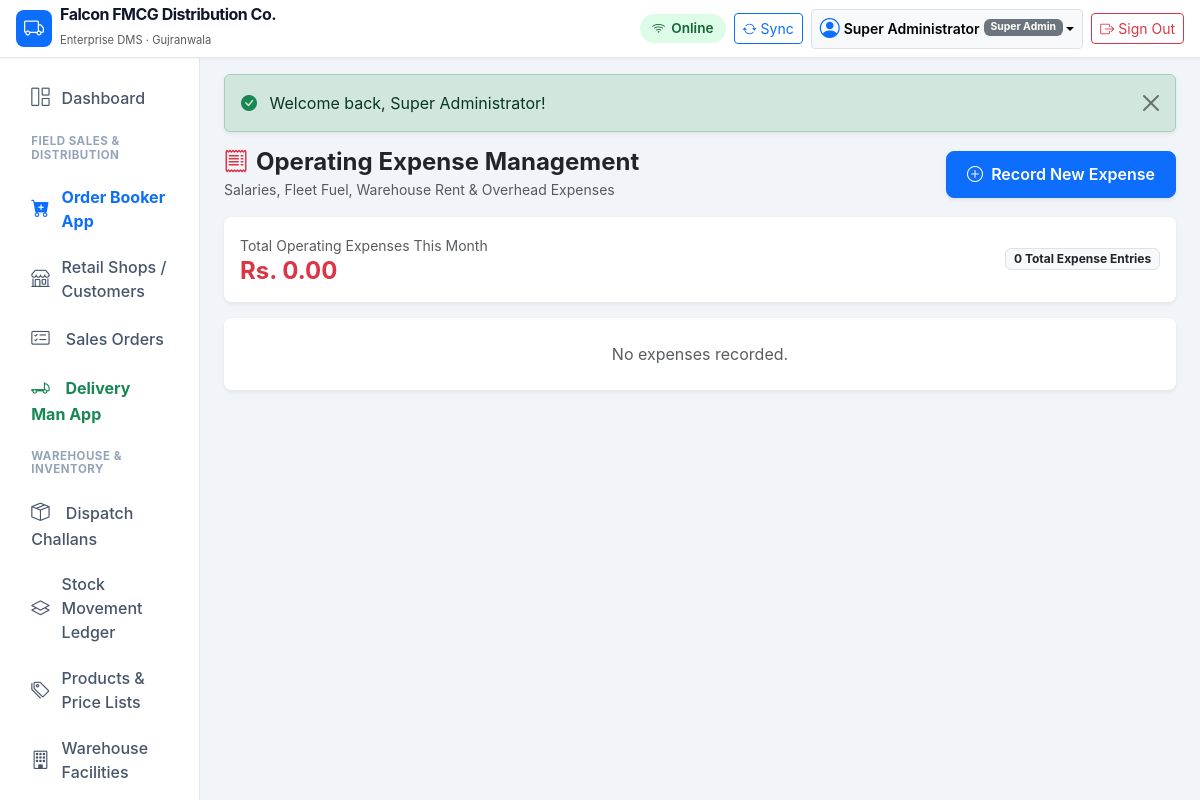
The app's page /modules/expenses/index.php (signed in) with its own data.
### tables this page shows
CREATE TABLE `companies` (
    `id` INT UNSIGNED AUTO_INCREMENT PRIMARY KEY,
    `name` VARCHAR(150) NOT NULL,
    `legal_name` VARCHAR(200) NULL,
    `email` VARCHAR(100) NULL,
    `phone` VARCHAR(50) NULL,
    `address` TEXT NULL,
    `city` VARCHAR(100) DEFAULT 'Gujranwala',
    `ntn` VARCHAR(50) NULL,
    `strn` VARCHAR(50) NULL,
    `currency` VARCHAR(10) DEFAULT 'PKR',
    `currency_symbol` VARCHAR(10) DEFAULT 'Rs.',
    `financial_year_start` DATE NULL,
    `invoice_prefix` VARCHAR(10) DEFAULT 'INV-',
    `purchase_prefix` VARCHAR(10) DEFAULT 'PO-',
    `order_prefix` VARCHAR(10) DEFAULT 'SO-',
    `delivery_prefix` VARCHAR(10) DEFAULT 'DC-',
    `receipt_prefix` VARCHAR(10) DEFAULT 'RCP-',
    `default_warehouse_id` INT UNSIGNED NULL,
    `inventory_valuation` ENUM('WAC', 'FIFO') DEFAULT 'WAC',
    `allow_negative_stock` TINYINT(1) DEFAULT 0,
    `status` ENUM('active', 'inactive') DEFAULT 'active',
    `created_at` TIMESTAMP DEFAULT CURRENT_TIMESTAMP,
    `updated_at` TIMESTAMP DEFAULT CURRENT_TIMESTAMP ON UPDATE CURRENT_TIMESTAMP
);

CREATE TABLE `users` (
    `id` INT UNSIGNED AUTO_INCREMENT PRIMARY KEY,
    `role_id` INT UNSIGNED NOT NULL,
    `username` VARCHAR(80) NOT NULL UNIQUE,
    `password_hash` VARCHAR(255) NOT NULL,
    `full_name` VARCHAR(150) NOT NULL,
    `email` VARCHAR(120) NULL,
    `phone` VARCHAR(50) NULL,
    `status` ENUM('active', 'inactive', 'suspended') DEFAULT 'active',
    `last_login_at` DATETIME NULL,
    `created_at` TIMESTAMP DEFAULT CURRENT_TIMESTAMP,
    `updated_at` TIMESTAMP DEFAULT CURRENT_TIMESTAMP ON UPDATE CURRENT_TIMESTAMP,
    CONSTRAINT `fk_users_role` FOREIGN KEY (`role_id`) REFERENCES `roles` (`id`)
);

CREATE TABLE `roles` (
    `id` INT UNSIGNED AUTO_INCREMENT PRIMARY KEY,
    `name` VARCHAR(100) NOT NULL,
    `slug` VARCHAR(100) NOT NULL UNIQUE,
    `description` VARCHAR(255) NULL,
    `is_system` TINYINT(1) DEFAULT 0,
    `created_at` TIMESTAMP DEFAULT CURRENT_TIMESTAMP
);

### config/database.php (called while the page is built, shortened)
<?php
function getDatabaseConnection(): PDO {
    static $pdo = null;
    if ($pdo === null) {
        $host = '127.0.0.1';
        $port = 3306;
        $db   = 'dms_db';
        $user = 'root';
        $pass = '';
        $dsn = "mysql:host={$host};port={$port};dbname={$db};charset=utf8mb4";
        $options = [
            PDO::ATTR_ERRMODE            => PDO::ERRMODE_EXCEPTION,
            PDO::ATTR_DEFAULT_FETCH_MODE => PDO::FETCH_ASSOC,
            PDO::ATTR_EMULATE_PREPARES   => false,
            PDO::MYSQL_ATTR_INIT_COMMAND => "SET NAMES utf8mb4 COLLATE utf8mb4_unicode_ci"
        ];
        try {
            $pdo = new PDO($dsn, $user, $pass, $options);
        } catch (PDOException $e) {
            error_log("Database connection error: " . $e->getMessage());
            die("Database connection failure. Please contact system administrator.");
        }
    }
    return $pdo;
}

### includes/functions.php (called while the page is built, shortened)
<?php
function formatMoney(float|int|string|null $amount, bool $showSymbol = true): string {
    $num = (float)($amount ?? 0);
    $formatted = number_format($num, 2, '.', ',');
    return $showSymbol ? DEFAULT_CURRENCY_SYMBOL . ' ' . $formatted : $formatted;
}
function getFlashMessages(): array {
    $messages = $_SESSION['flash'] ?? [];
    return $messages;
}
function getCompanyInfo(PDO $pdo): array {
    static $company = null;
    if ($company === null) {
        $stmt = $pdo->query("SELECT * FROM `companies` WHERE id = 1 LIMIT 1");
        $company = $stmt->fetch() ?: [
            'name' => 'Falcon FMCG Distribution',
            'legal_name' => 'Falcon Distribution Pvt Ltd',
            'currency' => 'PKR',
            'currency_symbol' => 'Rs.',
            'city' => 'Gujranwala',
            'phone' => '+92 300 1234567',
            'email' => 'info@falcon-dist.com'
        ];
    }
    return $company;
}

### includes/auth.php (called while the page is built, shortened)
<?php
function isLoggedIn(): bool {
    return !empty($_SESSION['user_id']) && !empty($_SESSION['logged_in']) && getCurrentUser() !== null;
}
function requireLogin(): void {
    if (!isLoggedIn()) {
        $loginUrl = BASE_URL . '/login.php';
        redirect($loginUrl);
    }
}
function getCurrentUser(): ?array {
    static $currentUser = null;
    if ($currentUser !== null) {
        return $currentUser;
    }
    $pdo = getDatabaseConnection();
    $stmt = $pdo->prepare("
        SELECT u.*, r.name as role_name, r.slug as role_slug
        FROM `users` u
        JOIN `roles` r ON u.role_id = r.id
        WHERE u.id = ? AND u.status = 'active'
        LIMIT 1
    ");
    $stmt->execute([$_SESSION['user_id']]);
    $currentUser = $stmt->fetch() ?: null;
    return $currentUser;
}

### modules/expenses/index.php (the view, shortened to what this page needs)
<?php
requireLogin();
$pdo = getDatabaseConnection();
$currentUser = getCurrentUser();
$expenses = $pdo->query("
    SELECT e.*, ec.name as category_name, u.full_name as enterer_name
    FROM `expenses` e
    JOIN `expense_categories` ec ON e.category_id = ec.id
    LEFT JOIN `users` u ON e.entered_by = u.id
    ORDER BY e.id DESC
    LIMIT 100
")->fetchAll();
$totalMonthExpenses = (float)$pdo->query("SELECT COALESCE(SUM(amount), 0) FROM `expenses` WHERE `expense_date` >= '" . date('Y-m-01') . "' AND `status` = 'approved'")->fetchColumn();
require_once dirname(__DIR__, 2) . '/includes/header.php';
?>
<div class="d-flex flex-column flex-md-row justify-content-between align-items-start align-items-md-center mb-3 gap-2">
    <div>
        <h4 class="fw-bold mb-0 text-dark"><i class="bi bi-receipt text-danger me-2"></i>Operating Expense Management</h4>
        <small class="text-muted">Salaries, Fleet Fuel, Warehouse Rent & Overhead Expenses</small>
    </div>
    <div>
        <button type="button" class="btn btn-primary btn-touch shadow-sm" data-confirm-trigger data-confirm-target="panel-record-expense">
            <i class="bi bi-plus-circle me-1"></i> Record New Expense
        </button>
    </div>
</div>
<div class="card border-0 shadow-sm rounded-3 mb-3">
    <div class="card-body p-3">
        <div class="d-flex justify-content-between align-items-center">
            <div>
                <span class="text-muted small">Total Operating Expenses This Month</span>
                <h4 class="fw-bold text-danger mb-0"><?= formatMoney($totalMonthExpenses) ?></h4>
            </div>
            <span class="badge bg-light text-dark border"><?= count($expenses) ?> Total Expense Entries</span>
        </div>
    </div>
</div>
<div class="card border-0 shadow-sm rounded-3">
    <div class="card-body p-0">
        <?php if (empty($expenses)): ?>
            <div class="p-4 text-center text-muted">No expenses recorded.</div>
        <?php endif; ?>
    </div>
</div>
<?php require_once dirname(__DIR__, 2) . '/includes/footer.php'; ?>

### includes/header.php (shortened to what this page needs)
<?php
$currentUser = getCurrentUser();
$company = getCompanyInfo(getDatabaseConnection());
?>
<!DOCTYPE html>
<html lang="en">
<head>
    <link rel="stylesheet" href="<?= BASE_URL ?>/assets/vendor/bootstrap/bootstrap.min.css">
    <link rel="stylesheet" href="<?= BASE_URL ?>/assets/vendor/bootstrap-icons/bootstrap-icons.min.css">
    <link rel="stylesheet" href="<?= BASE_URL ?>/assets/css/app.css">
</head>
<body>
<header class="navbar navbar-expand-lg navbar-dms sticky-top px-3 py-2">
    <div class="container-fluid p-0">
        <a class="navbar-brand d-flex align-items-center me-3" href="<?= BASE_URL ?>/dashboard.php">
            <span class="badge bg-primary me-2 p-2 rounded-3"><i class="bi bi-truck fs-5"></i></span>
            <div>
                <div class="brand-text fs-6 lh-1"><?= htmlspecialchars($company['name'] ?? APP_NAME) ?></div>
                <small class="text-muted" style="font-size: 0.7rem;">Enterprise DMS · <?= htmlspecialchars($company['city'] ?? 'Gujranwala') ?></small>
            </div>
        </a>
        <div class="d-flex align-items-center ms-auto gap-2">
            <span id="dms-network-pill" class="sync-indicator-banner sync-online">
            </span>
            <button id="dms-sync-btn" class="btn btn-sm btn-outline-primary d-flex align-items-center" title="Sync Offline Data">
                <i class="bi bi-arrow-repeat me-1"></i>
                <span class="d-none d-sm-inline">Sync</span>
            </button>
            <?php if ($currentUser): ?>
            <div class="dropdown">
                <button class="btn btn-sm btn-light border dropdown-toggle d-flex align-items-center" type="button" data-bs-toggle="dropdown" aria-expanded="false">
                    <i class="bi bi-person-circle fs-5 me-1 text-primary"></i>
                    <span class="d-none d-md-inline fw-semibold me-1"><?= htmlspecialchars($currentUser['full_name']) ?></span>
                    <span class="badge bg-secondary" style="font-size: 0.65rem;"><?= htmlspecialchars($currentUser['role_name']) ?></span>
                </button>
            </div>
            <a href="<?= BASE_URL ?>/logout.php" class="btn btn-sm btn-outline-danger d-flex align-items-center" title="Sign Out">
                <i class="bi bi-box-arrow-right me-1"></i>
                <span class="d-none d-sm-inline">Sign Out</span>
            </a>
            <?php endif; ?>
        </div>
    </div>
</header>
<div class="container-fluid dms-layout-container">
    <div class="row g-0 h-100">
        <?php if ($currentUser): ?>
            <?php require_once BASE_PATH . '/includes/sidebar.php'; ?>
            <main class="col-md-9 ms-sm-auto col-lg-10 px-md-4 py-3 dms-main-content">
        <?php else: ?>
            <main class="col-12 px-3 py-4 dms-main-content">
        <?php endif; ?>
        <?php $flashes = getFlashMessages(); ?>
        <?php if (!empty($flashes)): ?>
            <div class="flash-container mb-3">
                <?php foreach ($flashes as $flash): ?>
                    <div class="alert alert-<?= $flash['type'] === 'error' ? 'danger' : htmlspecialchars($flash['type']) ?> alert-dismissible fade show alert-auto-dismiss shadow-sm" role="alert">
                        <i class="bi <?= $flash['type'] === 'error' ? 'bi-exclamation-triangle-fill text-danger' : 'bi-check-circle-fill text-success' ?> me-2"></i>
                        <?= htmlspecialchars($flash['message']) ?>
                        <button type="button" class="btn-close" data-bs-dismiss="alert" aria-label="Close"></button>
                    </div>
                <?php endforeach; ?>
            </div>
        <?php endif; ?>

### assets/css/app.css (style rules this page uses)
:root { --dms-primary: #0d6efd; --dms-secondary: #495057; --dms-success: #198754; --dms-danger: #dc3545; --dms-warning: #ffc107; --dms-info: #0dcaf0; --dms-dark: #1e293b; --dms-light: #f8fafc; --dms-border: #e2e8f0; --header-height: 58px; --mobile-nav-height: 64px; }
body { background-color: #f1f5f9; font-family: -apple-system, BlinkMacSystemFont, "Segoe UI", Roboto, "Helvetica Neue", Arial, sans-serif; color: #334155; min-height: 100vh; padding-bottom: calc(var(--mobile-nav-height) + 15px); overflow-x: hidden; }
@media (min-width: 768px) { body { padding-bottom: 0; } }
.navbar-dms { background: #ffffff; border-bottom: 1px solid var(--dms-border); box-shadow: 0 1px 3px rgba(0,0,0,0.05); height: var(--header-height); z-index: 1030; }
.brand-text { font-weight: 700; letter-spacing: -0.5px; color: #0f172a; }
@media (min-width: 768px) { html, body { height: 100%; overflow: hidden; } }
@media (min-width: 768px) { .dms-layout-container { height: calc(100vh - var(--header-height)); overflow: hidden; padding-left: 0; padding-right: 0; } }
@media (min-width: 768px) { .dms-main-content { height: 100%; overflow-y: auto; overflow-x: hidden; padding-bottom: 60px; scrollbar-width: thin; scrollbar-color: #cbd5e1 #f1f5f9; } }
.btn-touch { padding: 0.65rem 1.25rem; font-weight: 600; border-radius: 8px; }
.sync-indicator-banner { font-size: 0.85rem; padding: 4px 12px; border-radius: 20px; font-weight: 600; display: inline-flex; align-items: center; gap: 6px; }
.sync-online { background-color: #dcfce7; color: #166534; }

### records on screen
companies: name "Falcon FMCG Distribution Co.", city "Gujranwala"
users: full_name "Super Administrator", role.name "Super Admin"

### other values on screen
$flash['message'] "Welcome back, Super Administrator!"
formatMoney($totalMonthExpenses) "Rs. 0.00"
count($expenses) "0"
